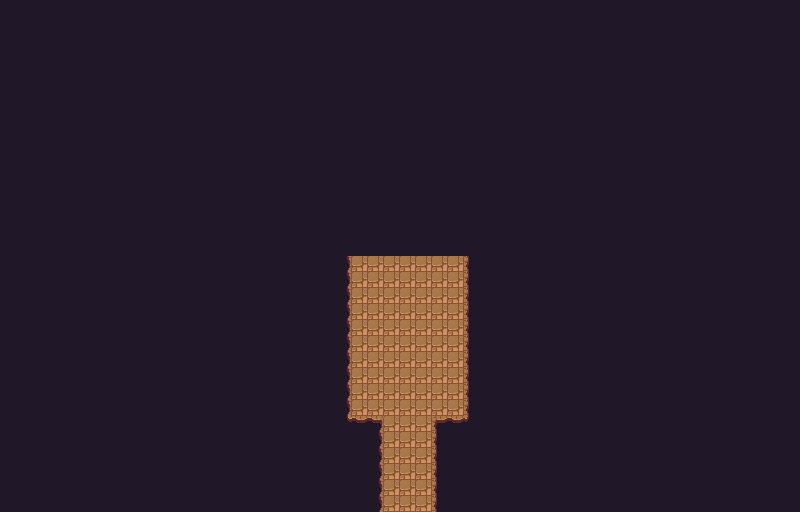

This game map was drawn from its Tiled (.tmx) file and the tilesets committed beside it. A one-line description and the trimmed map source follow:
An orthogonal 50x32 tile map with 16x16 px tiles, 3 tile layers (Background, Base, Objects), 1 hidden layer not drawn, 2 tilesets and 3 objects (standard).

<map version="1.5" tiledversion="1.5.0" orientation="orthogonal" renderorder="right-down" width="50" height="32" tilewidth="16" tileheight="16" infinite="0" nextlayerid="11" nextobjectid="123">
 <editorsettings>
  <export target="testDungeon2-2.lua" format="lua" />
 </editorsettings>
 <properties>
  <property name="dark" type="bool" value="false" />
 </properties>
 <tileset firstgid="1" name="overworld" tilewidth="16" tileheight="16" tilecount="1480" columns="40">
  <image source="_tilesets/overworld.png" width="640" height="592" />
 </tileset>
 <tileset firstgid="1481" name="cave" tilewidth="16" tileheight="16" tilecount="160" columns="16">
  <image source="_tilesets/cave.png" width="256" height="160" />
 </tileset>
 <layer id="10" name="Background" width="50" height="32">
  <data>[1600 cells, 1600 non-empty, 1 distinct tile ids]</data>
 </layer>
 <layer id="1" name="Base" width="50" height="32">
  <data>[1600 cells, 124 non-empty, 8 distinct tile ids]</data>
 </layer>
 <objectgroup id="3" name="Walls">
  <object id="120" x="320" y="416" width="64" height="96" />
  <object id="121" x="432" y="416" width="64" height="96" />
 </objectgroup>
 <objectgroup id="5" name="Loot" />
 <objectgroup id="6" name="Enemies" />
 <objectgroup id="9" name="Triggers" />
 <objectgroup id="7" name="Transitions">
  <object id="122" name="toDungeon2" type="standard" x="368" y="512" width="80" height="16">
   <properties>
    <property name="destX" type="int" value="408" />
    <property name="destY" type="int" value="264" />
   </properties>
  </object>
 </objectgroup>
 <objectgroup id="8" name="Chests" />
 <layer id="2" name="Objects" width="50" height="32">
  <data>[1600 cells, 0 non-empty, 0 distinct tile ids]</data>
 </layer>
 <layer id="4" name="Test" width="50" height="32" visible="0">
  <data>[1600 cells, 0 non-empty, 0 distinct tile ids]</data>
 </layer>
</map>
